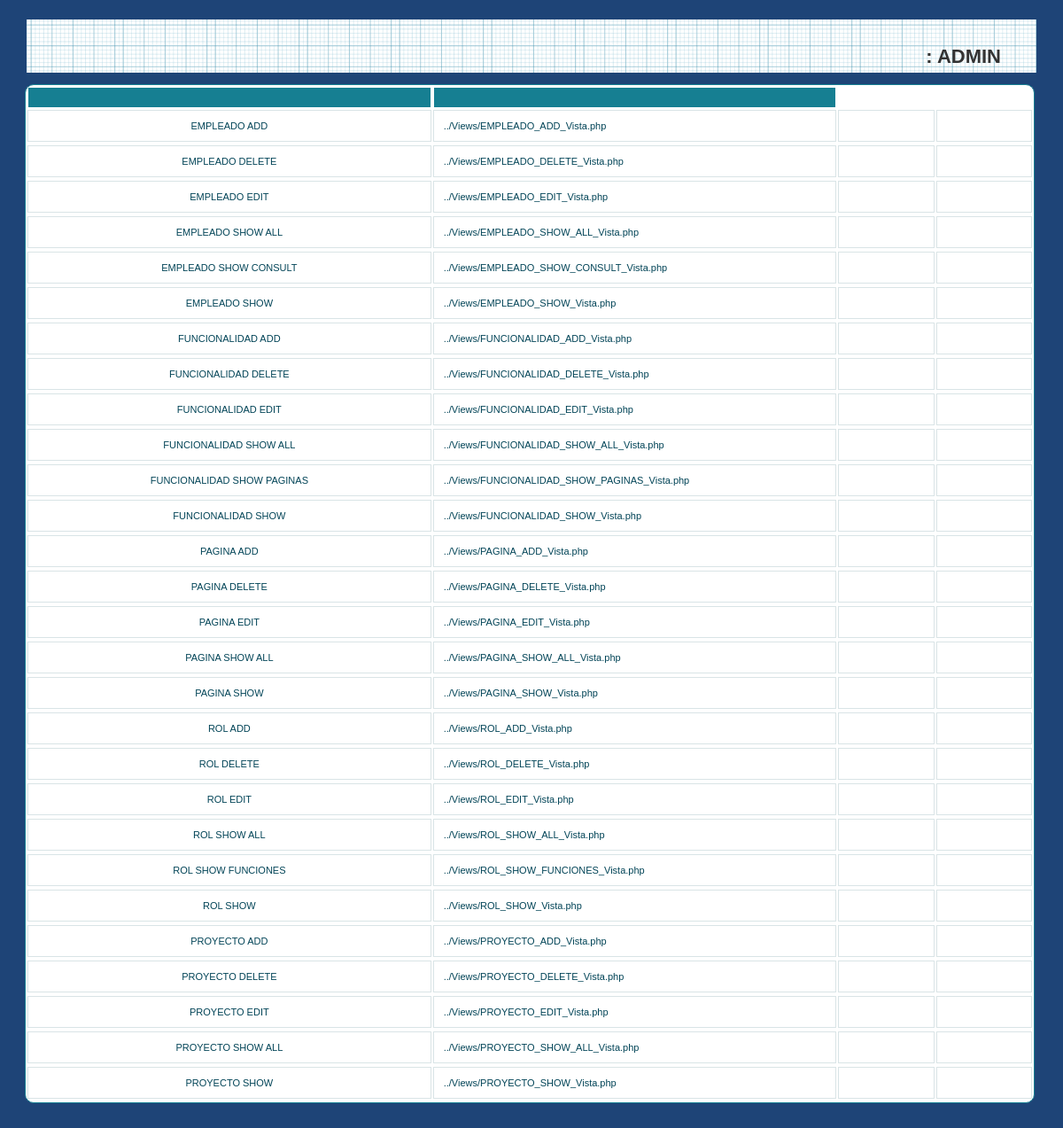
The app's page /et3_iu/Controllers/PAGINA_Controller.php (signed in) with its own data.
### tables this page shows
CREATE TABLE IF NOT EXISTS `PAGINA` (
  `PAGINA_ID` int(10) NOT NULL,
  `PAGINA_LINK` varchar(50) NOT NULL,
  `PAGINA_NOM` varchar(80) NOT NULL
);

### et3_iu/Controllers/PAGINA_Controller.php (called while the page is built, shortened)
<?php
	Switch ($_REQUEST['accion']) {
		default:
			if (!isset($_REQUEST['PAGINA_NOM'])) {
				$pagina = new Pagina('', '');
			} else {
				$pagina = get_data_form();
			}
			$datos = $pagina->ConsultarTodo();
			if (!tienePermisos('Pagina_Default')) {
				new Mensaje('No tienes los permisos necesarios', '../Views/DEFAULT_Vista.php');
			} else {
				new Pagina_Default($datos, '../Views/DEFAULT_Vista.php');
			}
	}
?>

### et3_iu/Views/PAGINA_SHOW_ALL_Vista.php (the view, shortened to what this page needs)
<?php
class Pagina_default{
	private $datos;
	function __construct($array, $volver){
		$this->datos = $array;
		$this->render();
	}
	function render(){
		?>
        <link rel="stylesheet" href="../Styles/styles.css" type="text/css" media="screen" />
		<head></head>
			<p>
				<h2>
					<div>
						<?php
						$lista = array('PAGINA_NOM','PAGINA_LINK');
						?>
						<head>
							<link rel="stylesheet" href="../Styles/styles.css" type="text/css" media="screen" />
							<link rel="stylesheet" type="text/css" href="../Styles/print.css" media="print" />
						</head>
						<div id="wrapper">
							<nav>
								<div class="menu">
									<ul>
										<li><a href="../Functions/Desconectar.php"><?php echo  $strings['Cerrar Sesión']; ?></a></li>
										<li><?php echo $strings['Usuario'].": ". $_SESSION['login']; ?></li>
									</ul>
								</div>
							</nav>
						<table id="btable" border = 1>
							<tr>
								<?php
								foreach($lista as $titulo){
									echo "<th>";
									?>
									</th>
									<?php
								}
								?>
							</tr>
							<?php
							for ($j=0;$j<count($this->datos);$j++){
								echo "<tr>";
								foreach ($this->datos [$j] as $clave => $valor) {
									for ($i = 0; $i < count($lista); $i++) {
										if ($clave === $lista[$i]) {
											?>
											<?php
											echo "<td>";
											echo $valor;
											echo "</td>";
										}
									}
								}
								?>
								<td>
								</td>
								<td>
								</td>
								<?php
								echo "<tr>";
							}
							?>
						</table>
					</div>
			</p>
		<?php
	}
}

### et3_iu/Styles/styles.css (style rules this page uses)
* { margin: 0; padding: 0; }
ul li { list-style-type:none; }
header, footer, section, aside, nav, article { display: block; }
#wrapper { width: 1140px; margin: 0 auto; margin-top: 5px; margin-bottom: 5px; }
nav { width: 1140px; height: 69px; margin: 0 auto; background: #1F4677 url(../images/blueprintpaper.png) repeat-x; }
h1,h2,h3,h4,h5,h6 { font-weight: bold; clear: both; color: #333; list-style-type:none; }
p { margin-bottom: 18px; }
li { padding-left: 5px; }
nav .menu { font-size: 22px; font-weight: bold; }
nav .menu ul { margin: 0; padding: 25px 0 0 20px; list-style: none; line-height: normal; }
nav .menu li { display: block; float: right; }
table { white-space: normal; line-height: normal; font-weight: normal; font-size: small; font-style: normal; color: black; text-align: center; font-variant: normal; border-color: gray; background-color: white; }
#btable { white-space: normal; line-height: normal; font-weight: normal; font-size: 11px; font-style: normal; color: black; text-align: center; font-variant: normal; border-color: gray; background-color: white; margin-left: -2px; }
#btable { width: 100%; overflow: hidden; background: #FFF; color: #024457; border-radius: 10px; border: 1px solid #167F92; }
#btable tr { border: 1px solid #D9E4E6; }
#btable tr:nth-child(odd) { background-color: #EAF3F3; }
#btable th { display: none; border: 1px solid #FFF; background-color: #167F92; color: #FFF; padding: 1em; }
#btable th:first-child { display: table-cell; text-align: center; }
#btable th:nth-child(2) { display: table-cell; }
#btable th:nth-child(2):after { content: attr(data-th); }
@media (min-width: 480px) { #btable th:nth-child(2):after { display: none; } }
#btable td { display: block; word-wrap: break-word; max-width: 7em; }
#btable td:first-child { display: table-cell; text-align: center; border-right: 1px solid #D9E4E6; }
@media (min-width: 480px) { #btable td { border: 1px solid #D9E4E6; } }
#btable th, #btable td { text-align: left; margin: .5em 1em; }
@media (min-width: 480px) { #btable th, #btable td { display: table-cell; padding: 1em; } }
#content p, ul, ol, hr { margin-bottom: 24px; }
#content h1, h2, h3, h4, h5, h6 { color: #333; margin: 0 0 20px 0; line-height: 1.5em; }
* { margin-top: 4px; }

### et3_iu/Styles/print.css (style rules this page uses)
nav, footer, header, aside { display : none; }

### records on screen
pagina: PAGINA_NOM "EMPLEADO ADD", PAGINA_LINK "../Views/EMPLEADO_ADD_Vista.php"
pagina: PAGINA_NOM "EMPLEADO DELETE", PAGINA_LINK "../Views/EMPLEADO_DELETE_Vista.php"
pagina: PAGINA_NOM "EMPLEADO EDIT", PAGINA_LINK "../Views/EMPLEADO_EDIT_Vista.php"
pagina: PAGINA_NOM "EMPLEADO SHOW ALL", PAGINA_LINK "../Views/EMPLEADO_SHOW_ALL_Vista.php"
pagina: PAGINA_NOM "EMPLEADO SHOW CONSULT", PAGINA_LINK "../Views/EMPLEADO_SHOW_CONSULT_Vista.php"
pagina: PAGINA_NOM "EMPLEADO SHOW", PAGINA_LINK "../Views/EMPLEADO_SHOW_Vista.php"
pagina: PAGINA_NOM "FUNCIONALIDAD ADD", PAGINA_LINK "../Views/FUNCIONALIDAD_ADD_Vista.php"
pagina: PAGINA_NOM "FUNCIONALIDAD DELETE", PAGINA_LINK "../Views/FUNCIONALIDAD_DELETE_Vista.php"
pagina: PAGINA_NOM "FUNCIONALIDAD EDIT", PAGINA_LINK "../Views/FUNCIONALIDAD_EDIT_Vista.php"
pagina: PAGINA_NOM "FUNCIONALIDAD SHOW ALL", PAGINA_LINK "../Views/FUNCIONALIDAD_SHOW_ALL_Vista.php"
pagina: PAGINA_NOM "FUNCIONALIDAD SHOW PAGINAS", PAGINA_LINK "../Views/FUNCIONALIDAD_SHOW_PAGINAS_Vista.php"
pagina: PAGINA_NOM "FUNCIONALIDAD SHOW", PAGINA_LINK "../Views/FUNCIONALIDAD_SHOW_Vista.php"
pagina: PAGINA_NOM "PAGINA ADD", PAGINA_LINK "../Views/PAGINA_ADD_Vista.php"
pagina: PAGINA_NOM "PAGINA DELETE", PAGINA_LINK "../Views/PAGINA_DELETE_Vista.php"
pagina: PAGINA_NOM "PAGINA EDIT", PAGINA_LINK "../Views/PAGINA_EDIT_Vista.php"
pagina: PAGINA_NOM "PAGINA SHOW ALL", PAGINA_LINK "../Views/PAGINA_SHOW_ALL_Vista.php"
pagina: PAGINA_NOM "PAGINA SHOW", PAGINA_LINK "../Views/PAGINA_SHOW_Vista.php"
pagina: PAGINA_NOM "ROL ADD", PAGINA_LINK "../Views/ROL_ADD_Vista.php"
pagina: PAGINA_NOM "ROL DELETE", PAGINA_LINK "../Views/ROL_DELETE_Vista.php"
pagina: PAGINA_NOM "ROL EDIT", PAGINA_LINK "../Views/ROL_EDIT_Vista.php"
pagina: PAGINA_NOM "ROL SHOW ALL", PAGINA_LINK "../Views/ROL_SHOW_ALL_Vista.php"
pagina: PAGINA_NOM "ROL SHOW FUNCIONES", PAGINA_LINK "../Views/ROL_SHOW_FUNCIONES_Vista.php"
pagina: PAGINA_NOM "ROL SHOW", PAGINA_LINK "../Views/ROL_SHOW_Vista.php"
pagina: PAGINA_NOM "PROYECTO ADD", PAGINA_LINK "../Views/PROYECTO_ADD_Vista.php"
pagina: PAGINA_NOM "PROYECTO DELETE", PAGINA_LINK "../Views/PROYECTO_DELETE_Vista.php"
pagina: PAGINA_NOM "PROYECTO EDIT", PAGINA_LINK "../Views/PROYECTO_EDIT_Vista.php"
pagina: PAGINA_NOM "PROYECTO SHOW ALL", PAGINA_LINK "../Views/PROYECTO_SHOW_ALL_Vista.php"
pagina: PAGINA_NOM "PROYECTO SHOW", PAGINA_LINK "../Views/PROYECTO_SHOW_Vista.php"

### other values on screen
$_SESSION['login'] "ADMIN"
